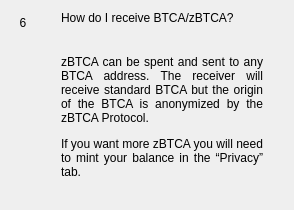
                  <widget class="QWidget" name="widgetFaq6" native="true">
                   <layout class="QHBoxLayout" name="horizontalpage_6" stretch="0,1">
                    <item alignment="Qt::AlignTop">
                     <widget class="QLabel" name="labelNumber6">
                      <property name="minimumSize">
                       <size>
                        <width>24</width>
                        <height>24</height>
                       </size>
                      </property>
                      <property name="maximumSize">
                       <size>
                        <width>16777215</width>
                        <height>24</height>
                       </size>
                      </property>
                      <property name="text">
                       <string>6</string>
                      </property>
                      <property name="alignment">
                       <set>Qt::AlignCenter</set>
                      </property>
                     </widget>
                    </item>
                    <item>
                     <layout class="QVBoxLayout" name="verticalLayoutpage_6">
                      <property name="spacing">
                       <number>0</number>
                      </property>
                      <property name="leftMargin">
                       <number>20</number>
                      </property>
                      <property name="rightMargin">
                       <number>20</number>
                      </property>
                      <item>
                       <widget class="QLabel" name="labelSubtitle6">
                        <property name="text">
                         <string>How do I receive BTCA/zBTCA?</string>
                        </property>
                        <property name="wordWrap">
                         <bool>true</bool>
                        </property>
                       </widget>
                      </item>
                      <item>
                       <spacer name="verticalSpacer_60">
                        <property name="orientation">
                         <enum>Qt::Vertical</enum>
                        </property>
                        <property name="sizeType">
                         <enum>QSizePolicy::Fixed</enum>
                        </property>
                        <property name="sizeHint" stdset="0">
                         <size>
                          <width>20</width>
                          <height>30</height>
                         </size>
                        </property>
                       </spacer>
                      </item>
                      <item>
                       <widget class="QLabel" name="labelContent6">
                        <property name="text">
                         <string>
                           &lt;html&gt;&lt;head/&gt;&lt;body&gt;&lt;p align=&quot;justify&quot;&gt;
                           zBTCA can be spent and sent to any BTCA address. The receiver will
                           receive standard BTCA but the origin of the BTCA is anonymized by the zBTCA Protocol.
                           &lt;/p&gt;&lt;p align=&quot;justify&quot;&gt;
                           If you want more zBTCA you will need to mint your balance in the “Privacy” tab.
                           &lt;/p&gt;&lt;/body&gt;&lt;/html&gt;
                         </string>
                        </property>
                        <property name="alignment">
                         <set>Qt::AlignLeading|Qt::AlignLeft|Qt::AlignTop</set>
                        </property>
                        <property name="wordWrap">
                         <bool>true</bool>
                        </property>
                       </widget>
                      </item>
                      <item>
                       <spacer name="verticalSpacer_61">
                        <property name="orientation">
                         <enum>Qt::Vertical</enum>
                        </property>
                        <property name="sizeHint" stdset="0">
                         <size>
                          <width>20</width>
                          <height>20</height>
                         </size>
                        </property>
                       </spacer>
                      </item>
                     </layout>
                    </item>
                   </layout>
                  </widget>
